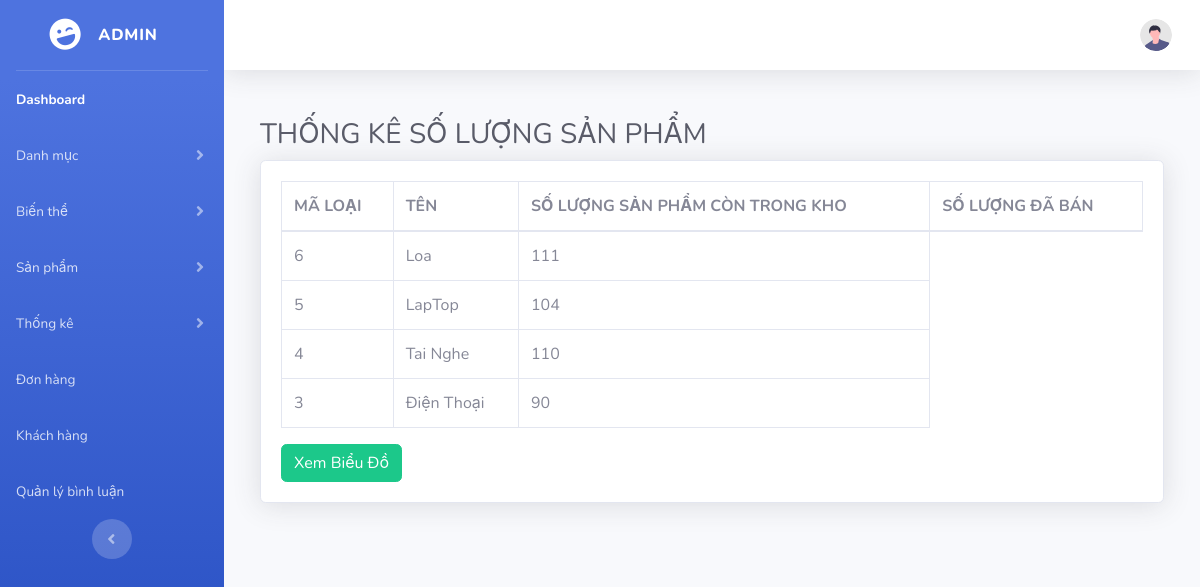
The page /Du_An_1/admin/index.php?act=listthongkesl on the database its author committed.
### tables this page shows
CREATE TABLE `categories` (
  `id_category` int NOT NULL COMMENT 'Mã loại hàng',
  `name_cat` varchar(255) NOT NULL COMMENT 'Tên của loại hàng',
  `created_at` datetime DEFAULT CURRENT_TIMESTAMP COMMENT 'Ngày tạo ',
  `updated_at` datetime DEFAULT CURRENT_TIMESTAMP COMMENT 'Ngày cập nhật'
);

### Du_An_1/admin/controller/thongkecontroller.php (called while the page is built, shortened)
<?php
class thongkeslController
{
    public $thongkeslModel;
    function __construct()
    {
        $this->thongkeslModel = new thongkeslModel();
    }
    function listThongkesl()
    {
        $thongkesk = $this->thongkeslModel->thongkesl();
        require_once 'view/listthongkesl.php';
    }
}
?>

### Du_An_1/admin/index.php (called while the page is built, shortened)
<?php
require_once __DIR__ . '/../commons/function.php';
require_once __DIR__ . '/controller/thongkecontroller.php';
require_once __DIR__ . '/model/thongkemodel.php';
$act = $_GET['act'] ?? '/';
$id_category = $_GET['id_category'] ?? null;
$id_variant = $_GET['id_variant'] ?? null;
$id_user = $_GET['id_user'] ?? null;
match ($act) {
    '/' => (new trang_chu())->trang_chu(),
    'listProduct' => (new productController())->listProduct(),
    'insertProduct' => (new productController())->insert(),
    'updateProduct' => (new productController())->update($_GET['id']),
    'deleteProduct' => (new productController())->delete($_GET['id']),
    'listProduct_variant' => (new productController())->listProduct_variant(),
    'updateProduct_variant' => (new productController())->updateProduct_variant($_GET['id_pro'], $_GET['id_var']),
    'deleteProduct_variant' => (new productController())->deleteProduct_variant($_GET['id_pro'], $_GET['id_var']),
    'listBill' => (new billController())->listBill(),
    'updateBill' => (new billController())->updateBill($_GET['id']),
    'addvariant' => (new variantController())->insert(),
    'listvariant' => (new variantController())->listvariant(),
    'updatevariant' => (new variantController())->update($id_variant),
    'deletevariant' => (new variantController())->delete($id_variant),
    'addcategories' => (new catagoriesController())->insert(),
    'listcategories' => (new catagoriesController())->listcategories(),
    'updatecategories' => (new catagoriesController())->update($id_category),
    'deletecategories' => (new catagoriesController())->delete($id_category),
    'listUser' => (new UserController())->listUsers(),
    'addUser' => (new UserController())->addUser(),
    'insertUser' => (new UserController())->insertUser(),
    'deleteUser' => (new UserController())->deleteUser($id_user),
    'listthongkesl' => (new thongkeslController())->listThongkesl(),
    'bieudosl' => (new thongkeslController())->bieudosl(),
    'listComments' => (new CommentController())->listComments(),
    'toggleCensorship' => (new CommentController())->toggleCensorship($_GET['id'], $_GET['status']),
    'deleteComment' => (new CommentController())->deleteComment($_GET['id']),
    default => throw new Exception("No matching action found for '$act'"),
};

### Du_An_1/commons/function.php (called while the page is built, shortened)
<?php
function connDBAss()
{
    $host = "mysql:host=localhost;dbname=pro1014;charset=utf8";
    $user = "root";
    $pass = "";
    try {
        $conn = new PDO($host, $user, $pass);
        $conn->setAttribute(PDO::ATTR_ERRMODE, PDO::ERRMODE_EXCEPTION);
        return $conn;
    } catch (PDOException $th) {
        echo $th->getMessage();
    }
}

### Du_An_1/admin/model/thongkemodel.php (called while the page is built)
<?php
class thongkeslModel
{
    public $conn;
    function __construct()
    {
        $this->conn = connDBAss();
    }
    function thongkesl()
    {
        $sql = "SELECT
            categories.id_category AS id_category,
            categories.name_cat AS name_cat,
            SUM(products.amount) AS total_quantity  -- Tổng số lượng của các sản phẩm trong danh mục
        FROM
            products
        LEFT JOIN
            categories
        ON
            products.id_category = categories.id_category
        GROUP BY
            categories.id_category,
            categories.name_cat
        ORDER BY
            categories.id_category DESC";
        return $this->conn->query($sql)->fetchAll();
    }
}
?>

### Du_An_1/admin/view/listthongkesl.php (the view, shortened to what this page needs)
<?php
require_once 'layout/header.php';
require_once 'layout/navbar.php';
?>
<div id="content-wrapper" class="d-flex flex-column">
    <div id="content">
        <?php require_once 'layout/topbar.php'?>
        <div class="container-fluid">
            <div class="row">
<div class="container-fluid">
<h1 class="h3 mb-2 text-gray-800">THỐNG KÊ SỐ LƯỢNG SẢN PHẨM</h1>
<div class="card shadow mb-4">
    <div class="card-body">
        <div class="table-responsive">
            <table class="table table-bordered" id="dataTable" width="100%" cellspacing="0">
                <thead>
                    <tr>
                    <th>MÃ LOẠI</th>
                    <th>TÊN</th>
                    <th>SỐ LƯỢNG SẢN PHẨM CÒN TRONG KHO</th>
                    <th>SỐ LƯỢNG ĐÃ BÁN</th>
                    </tr>
                </thead>
                <tbody>
                <?php
                foreach ($thongkesk as $key => $value) {
                    ?>
                    <tr>
                        <td><?= $value['id_category'] ?></td>
                        <td><?= $value['name_cat'] ?></td>
                        <td><?= $value['total_quantity'] ?></td>
                    </tr>
                    <?php
                }
                ?>
            </tbody>
            </table>
            <div class="input_button">
            <a href="index.php?act=bieudosl"><input class="btn btn-success" type="button" value="Xem Biểu Đồ"></a>
            </div>
        </div>
    </div>
</div>
            </div>
    </div>
    <?php
    require_once 'layout/footer.php';
    ?>

### rows shown on the page
categories: id_category "6", name_cat "Loa", total_quantity "111"
categories: id_category "5", name_cat "LapTop", total_quantity "104"
categories: id_category "4", name_cat "Tai Nghe", total_quantity "110"
categories: id_category "3", name_cat "Điện Thoại", total_quantity "90"
